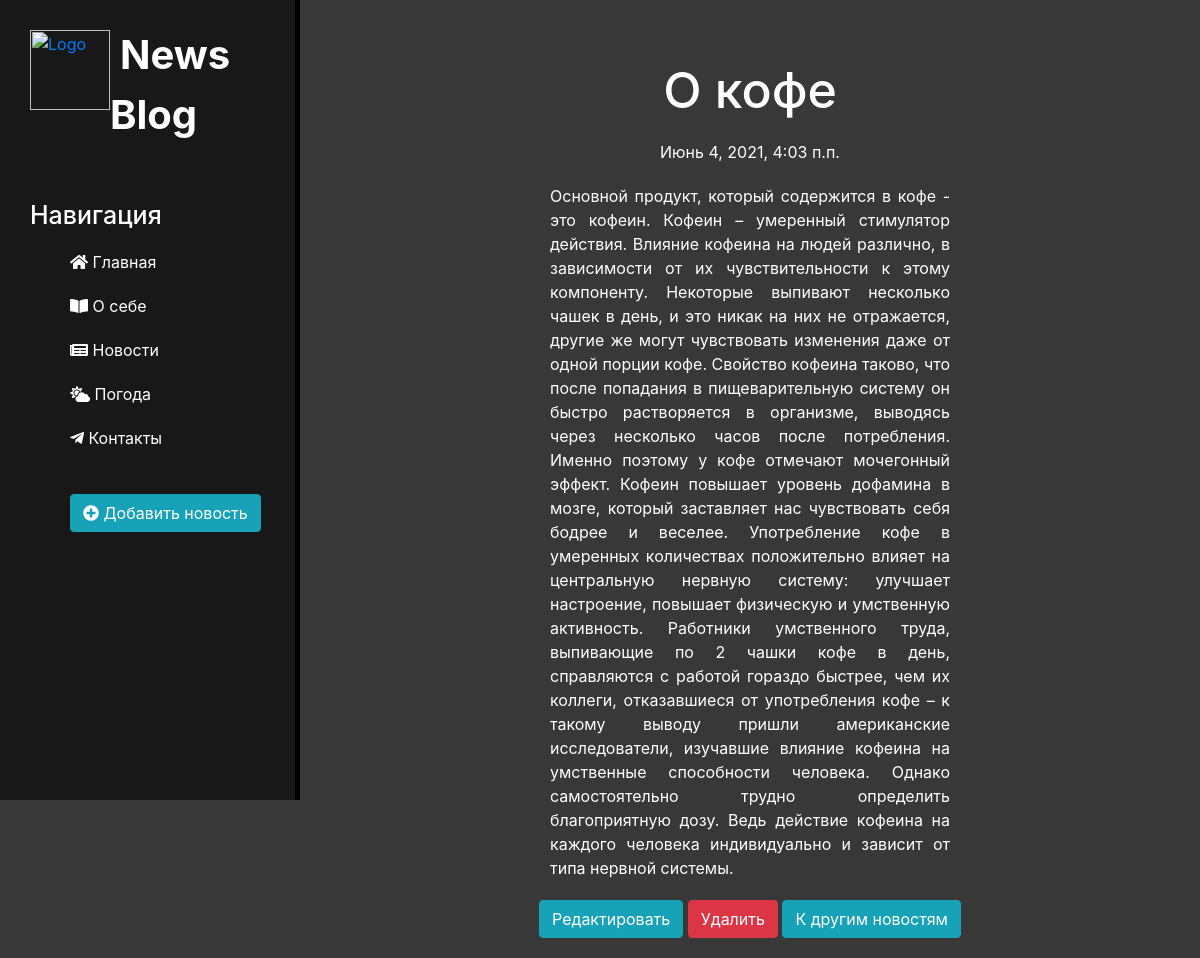
/news/5, run on the app's committed database.
### news/models.py (models this page shows, shortened)
class Articles(models.Model):
    title = models.CharField("Название", max_length=56)
    announce = models.CharField("Анонс", max_length=256)
    full_text = models.TextField("Текст статьи")
    date = models.DateTimeField("Дата и время", default=timezone.now)
    class Meta:
        verbose_name = "Новость"
        verbose_name_plural = "Новости"

### news/views.py (the view)
# urls.py: path('<int:pk>', views.NewsDetailView.as_view(), name='news_detail'),
class NewsDetailView(DetailView):
    model = Articles
    template_name = 'news/news_details.html'
    context_object_name = 'article'

### news/templates/news/news_details.html (shortened to what this page needs)
{% extends "main/layout.html" %}
{% block content %}
    <div class="features">
        <h1>{{ article.title }}</h1>
        <p>{{ article.date }}</p>
        <p class="article">{{ article.full_text }}</p>
        <a href="{% url 'news_update' article.id %}" class="btn btn-info">Редактировать</a>
        <a href="{% url 'news_delete' article.id %}" class="btn btn-danger">Удалить</a>
        <a href="{% url 'news_home' %}" class="btn btn-info">К другим новостям</a>
    </div>
{% endblock %}

### main/static/main/css/main.css (style rules this page uses)
body { background: #383838; }
main .features { float: right; color: #fff; margin-top: 60px; text-align: center; width: 75%; }
main .features h1 { font-size: 50px; text-align: center; }
main .features p { max-width: 400px; margin: 20px auto; text-align: center; }
main .features .article { text-align: justify; }

### data on the page
Articles: title "О кофе", date "Июнь 4, 2021, 4:03 п.п.", full_text "Основной продукт, который содержится в кофе - это кофеин. Кофеин – умеренный стимулятор действия. Влияние кофеина на людей различно, в зависимости от их чувствительности к этому компоненту. Некоторые выпивают несколько чашек в день, и это никак на них не отражается, другие же могут чувствовать изменения даже от одной порции кофе. Свойство кофеина таково, что после попадания в пищеварительную систему он быстро растворяется в организме, выводясь через несколько часов после потребления. Именно поэтому у кофе отмечают мочегонный эффект. Кофеин повышает уровень дофамина в мозге, который заставляет нас чувствовать себя бодрее и веселее. Употребление кофе в умеренных количествах положительно…"
